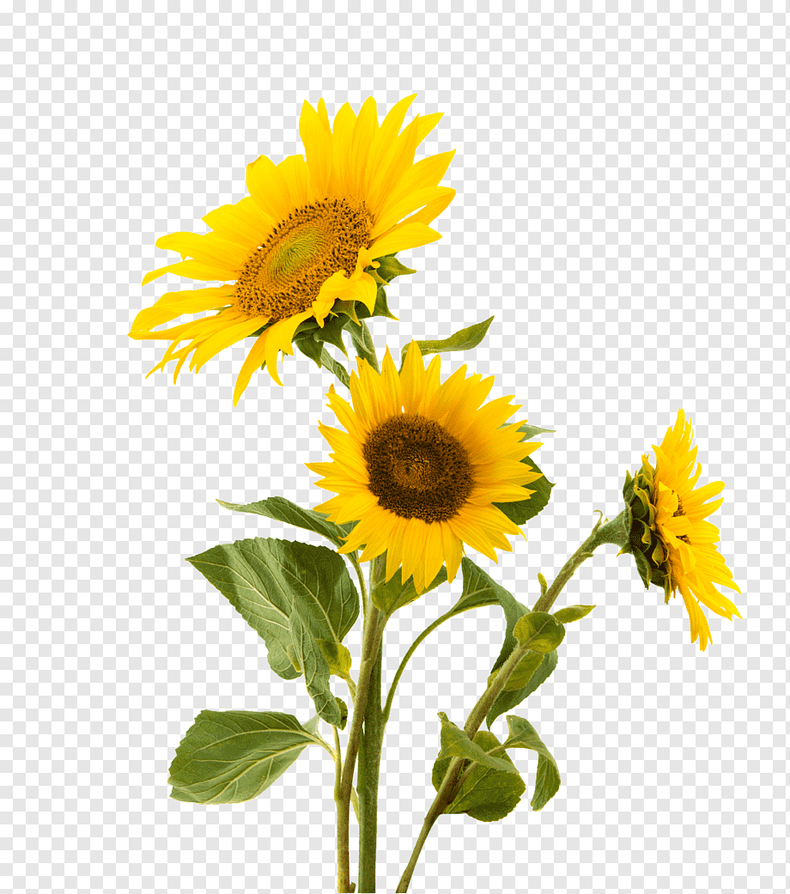
#> input picture input_image.png, 790 x 894 px, shrunk from 920 x 1041 before the run
$ python pixel_manipulation.py
#> lines starting #> are read from the running program, lines starting #| are printed output that depends on the picture
from PIL import Image
import random

def encrypt_image(image_path, key, output_path):
    # Open the image and convert it to RGB mode
#> called with image_path = 'input_image.png', key = 123, output_path = 'encrypted_image.png'
    img = Image.open(image_path).convert('RGB')
#> img is the input picture: PIL image 790x894 RGB; mean R, G, B 227.5, 221.4, 189.6
    pixels = list(img.getdata())
#> pixels = 706260 items

    encrypted_pixels = []
    for i in range(len(pixels)):
        r, g, b = pixels[i]  # Unpack the RGB values
        # Encrypt r, g, b using the key (assuming some encryption logic)
        encrypted_r = r ^ key  # Example: XOR encryption
        encrypted_g = g ^ key
        encrypted_b = b ^ key
        encrypted_pixels.append((encrypted_r, encrypted_g, encrypted_b))
#> this loop made 706260 passes
#> (r, g, b, encrypted_r, encrypted_g, encrypted_b) on passes 1 to 3: (255, 255, 255, 132, 132, 132), (255, 255, 255, 132, 132, 132), (255, 255, 255, 132, 132, 132)
#> after the loop, encrypted_pixels = 706260 items

    # Create a new image with the encrypted pixels
    encrypted_img = Image.new(img.mode, img.size)
#> encrypted_img: PIL image 790x894 RGB; every value is 0
    encrypted_img.putdata(encrypted_pixels)
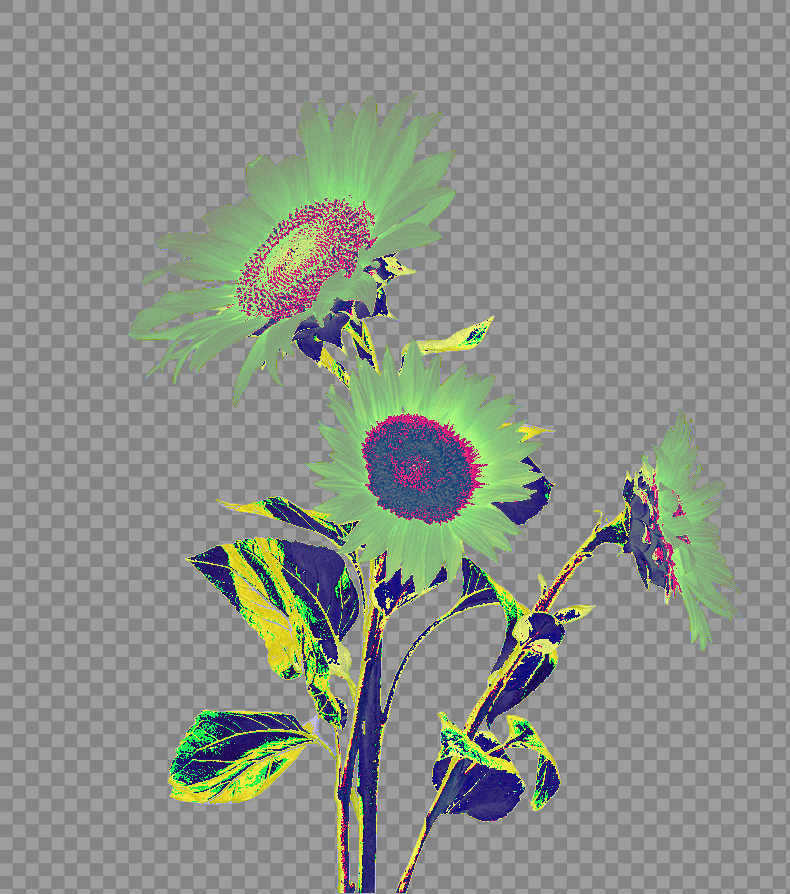
#> encrypted_img: PIL image 790x894 RGB; mean R, G, B 139, 143.9, 136
    encrypted_img.save(output_path)
    print(f"Encrypted image saved as {output_path}")

def decrypt_image(image_path, key, output_path):
    # Open the image
#> called with image_path = 'encrypted_image.png', key = 123, output_path = 'decrypted_image.png'
    img = Image.open(image_path)
    pixels = list(img.getdata())
#> pixels = 706260 items
    width, height = img.size
#> width = 790; height = 894

    # Seed random number generator with the key
    random.seed(key)

    # Generate the same shuffled indices
    indices = list(range(len(pixels)))
#> indices = 706260 items
    random.shuffle(indices)

    # Reverse the mathematical operation applied during encryption
    decrypted_pixels = [None] * len(pixels)
#> decrypted_pixels = 706260 items
    for i, pixel in zip(indices, pixels):
        r, g, b = pixel
        r = (r - key) % 256
        g = (g - key) % 256
        b = (b - key) % 256
        decrypted_pixels[i] = (r, g, b)
#> this loop made 706260 passes
#> (i, pixel, r, g, b) on passes 1 to 3: (440108, (132, 132, 132), 9, 9, 9), (663714, (132, 132, 132), 9, 9, 9), (378902, (132, 132, 132), 9, 9, 9)

    # Create a new image with the decrypted pixels
    decrypted_img = Image.new(img.mode, img.size)
    decrypted_img.putdata(decrypted_pixels)
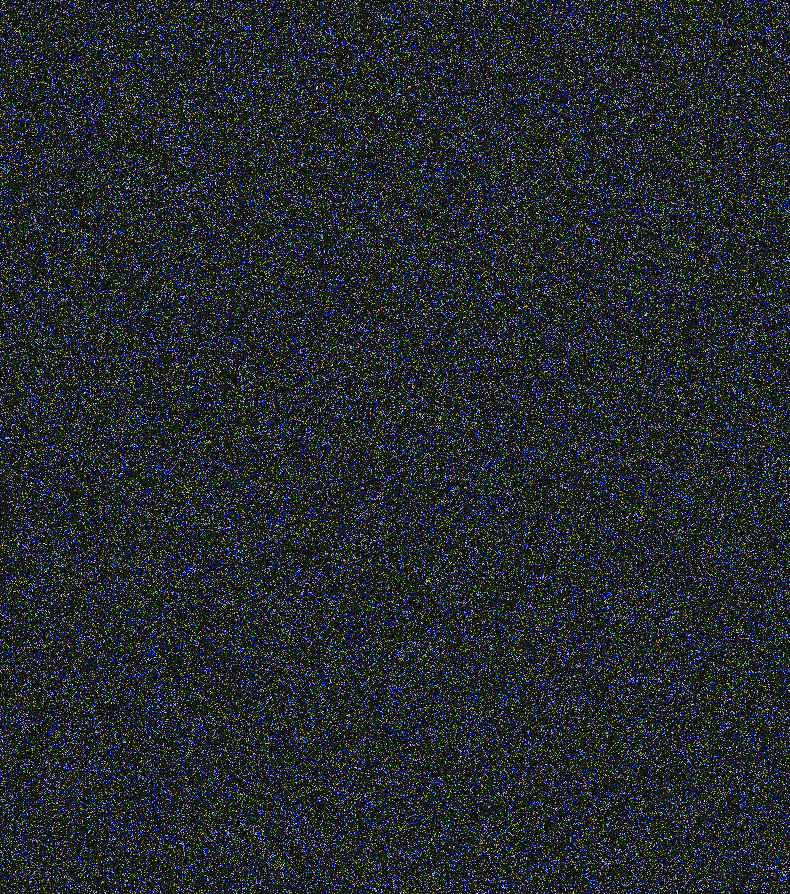
#> decrypted_img: PIL image 790x894 RGB; mean R, G, B 35.2, 41.1, 43.7
    decrypted_img.save(output_path)
    print(f"Decrypted image saved as {output_path}")

# Example usage:
key = 123  # Encryption key (must be the same for encryption and decryption)
encrypt_image('input_image.png', key, 'encrypted_image.png')
decrypt_image('encrypted_image.png', key, 'decrypted_image.png')
